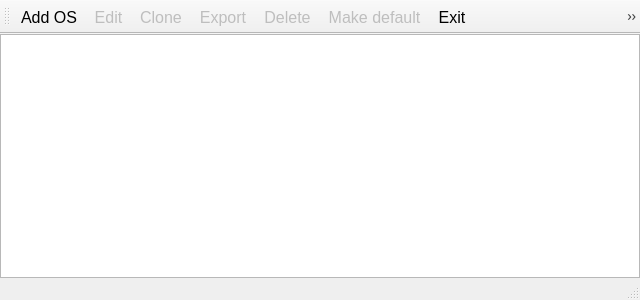
<?xml version="1.0" encoding="UTF-8"?>
<ui version="4.0">
 <class>MainWindow</class>
 <widget class="QMainWindow" name="MainWindow">
  <property name="geometry">
   <rect>
    <x>0</x>
    <y>0</y>
    <width>640</width>
    <height>300</height>
   </rect>
  </property>
  <property name="windowTitle">
   <string>BerryBoot menu editor</string>
  </property>
  <widget class="QWidget" name="centralWidget">
   <layout class="QHBoxLayout" name="horizontalLayout">
    <property name="margin">
     <number>0</number>
    </property>
    <item>
     <widget class="QListWidget" name="list">
      <property name="font">
       <font>
        <pointsize>16</pointsize>
       </font>
      </property>
     </widget>
    </item>
   </layout>
  </widget>
  <widget class="QToolBar" name="mainToolBar">
   <property name="font">
    <font>
     <pointsize>12</pointsize>
    </font>
   </property>
   <property name="toolButtonStyle">
    <enum>Qt::ToolButtonTextBesideIcon</enum>
   </property>
   <attribute name="toolBarArea">
    <enum>TopToolBarArea</enum>
   </attribute>
   <attribute name="toolBarBreak">
    <bool>false</bool>
   </attribute>
   <addaction name="actionAdd_OS"/>
   <addaction name="actionEdit"/>
   <addaction name="actionClone"/>
   <addaction name="actionExport"/>
   <addaction name="actionDelete"/>
   <addaction name="actionSet_default"/>
   <addaction name="actionExit"/>
   <addaction name="actionAdvanced_configuration"/>
  </widget>
  <widget class="QStatusBar" name="statusBar"/>
  <action name="actionAdd_OS">
   <property name="icon">
    <iconset resource="icons.qrc">
     <normaloff>:/icons/filenew.png</normaloff>:/icons/filenew.png</iconset>
   </property>
   <property name="text">
    <string>Add OS</string>
   </property>
   <property name="toolTip">
    <string>Install another operating system</string>
   </property>
  </action>
  <action name="actionEdit">
   <property name="enabled">
    <bool>false</bool>
   </property>
   <property name="icon">
    <iconset resource="icons.qrc">
     <normaloff>:/icons/edit.png</normaloff>:/icons/edit.png</iconset>
   </property>
   <property name="text">
    <string>Edit</string>
   </property>
   <property name="toolTip">
    <string>Edit name or memory split</string>
   </property>
  </action>
  <action name="actionClone">
   <property name="enabled">
    <bool>false</bool>
   </property>
   <property name="icon">
    <iconset resource="icons.qrc">
     <normaloff>:/icons/editcopy.png</normaloff>:/icons/editcopy.png</iconset>
   </property>
   <property name="text">
    <string>Clone</string>
   </property>
  </action>
  <action name="actionDelete">
   <property name="enabled">
    <bool>false</bool>
   </property>
   <property name="icon">
    <iconset resource="icons.qrc">
     <normaloff>:/icons/remove.png</normaloff>:/icons/remove.png</iconset>
   </property>
   <property name="text">
    <string>Delete</string>
   </property>
  </action>
  <action name="actionSet_default">
   <property name="enabled">
    <bool>false</bool>
   </property>
   <property name="icon">
    <iconset resource="icons.qrc">
     <normaloff>:/icons/bookmark.png</normaloff>:/icons/bookmark.png</iconset>
   </property>
   <property name="text">
    <string>Make default</string>
   </property>
  </action>
  <action name="actionExit">
   <property name="icon">
    <iconset resource="icons.qrc">
     <normaloff>:/icons/exit.png</normaloff>:/icons/exit.png</iconset>
   </property>
   <property name="text">
    <string>Exit</string>
   </property>
  </action>
  <action name="actionExport">
   <property name="enabled">
    <bool>false</bool>
   </property>
   <property name="icon">
    <iconset resource="icons.qrc">
     <normaloff>:/icons/filesave.png</normaloff>:/icons/filesave.png</iconset>
   </property>
   <property name="text">
    <string>Export</string>
   </property>
  </action>
  <action name="actionAdvanced_configuration">
   <property name="icon">
    <iconset resource="icons.qrc">
     <normaloff>:/icons/configure.png</normaloff>:/icons/configure.png</iconset>
   </property>
   <property name="text">
    <string>Advanced configuration</string>
   </property>
  </action>
 </widget>
 <layoutdefault spacing="6" margin="11"/>
 <resources>
  <include location="icons.qrc"/>
 </resources>
 <connections/>
</ui>
